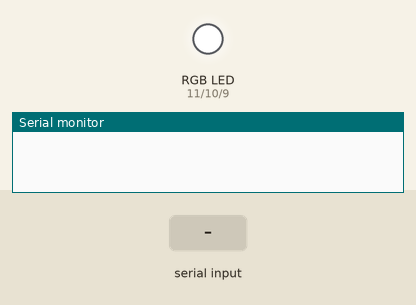
This sketch was run on a simulated Arduino Uno, built with avr-gcc and run on an emulated ATmega328P. Shown: an RGB LED mixed from three pins (HIGH = lit), the last lines printed to the serial monitor. Inputs (shaded band) come from the test bench.

Above: at 1.2 s.
1.3 s: "R90\n" received over Serial
At 1.9 s:
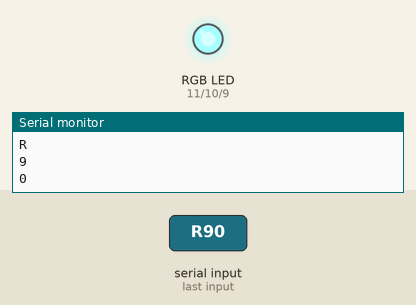
2.8 s: "G90\n" received over Serial
At 3.1 s:
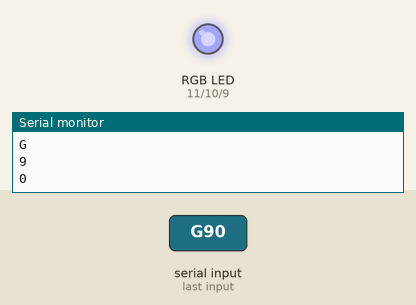
4.3 s: "R,45\n" received over Serial
At 5.3 s:
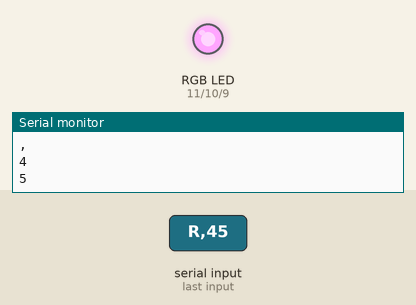
5.8 s: "B90\n" received over Serial
At 6.6 s:
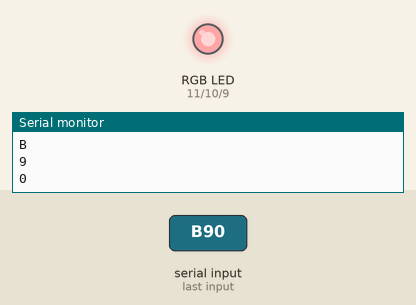
7.3 s: "G,45\n" received over Serial
At 7.6 s:
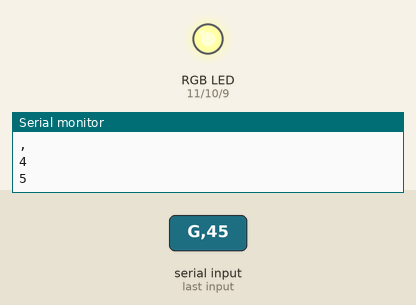
8.8 s: "B,45\n" received over Serial
At 10.0 s:
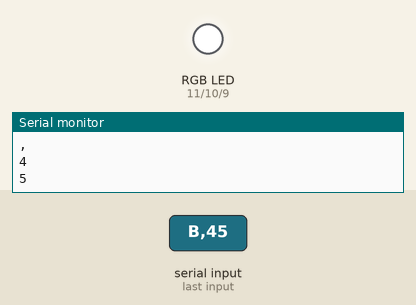
Timing chart, 0 to 11.3 s (numbered marks = the images above; inputs shaded):
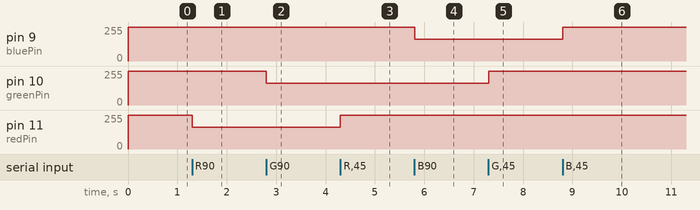

The sketch:

BT_CONTROL_RGB.ino
```cpp
#define max_char 12
char message[max_char];    // stores you message
char r_char;               // reads each character
byte index = 0;            // defines the position into your array
int i;

int redPin = 11;     // Red RGB pin -> D11
int greenPin = 10;   // Green RGB pin -> D10
int bluePin = 9;     // Blue RGB pin -> D9

int redValue = 255;     // Red RGB pin -> D11
int greenValue = 255;   // Green RGB pin -> D10
int blueValue = 255;     // Blue RGB pin -> D9

String redTempValue;     // Red RGB pin -> D11
String greenTempValue;   // Green RGB pin -> D10
String blueTempValue;     // Blue RGB pin -> D9

int flag = 0;
char currentColor;

void setup() {
  pinMode(redPin,OUTPUT);
  pinMode(bluePin,OUTPUT);
  pinMode(greenPin, OUTPUT);
  // initialize serial communication at 9600 bits per second:
  Serial.begin(9600);
}

void loop() {
  //while is reading the message
  while(Serial.available() > 0){
    flag = 0;
    //the message can have up to 12 characters
    if(index < (max_char-1)){
      r_char = Serial.read();      // Reads a character
      message[index] = r_char;     // Stores the character in message array
      if(r_char=='R'){
         currentColor = 'R';
         redTempValue = "";
      }
      else if(r_char=='G'){
         currentColor = 'G';
         greenTempValue = "";
      }
      else if(r_char=='B'){
         currentColor = 'B';
         blueTempValue = "";
      }
      if(currentColor == 'R' && r_char!='R'){
         redTempValue += r_char;
      }
      else if(currentColor == 'G' && r_char!='G'){
         greenTempValue += r_char;
      }
      else if(currentColor == 'B' && r_char!='B'){
         blueTempValue += r_char;
      }
      index++;                     // Increment position
      message[index] = '\0';       // Delete the last position
   }

 }

 if(flag == 0){
   analogWrite(redPin, 255-redTempValue.toInt());
   analogWrite(greenPin, 255-greenTempValue.toInt());
   analogWrite(bluePin, 255-blueTempValue.toInt());
   /*Serial.print('R');
   Serial.println(redTempValue);
   Serial.print('G');
   Serial.println(greenTempValue);
   Serial.print('B');
   Serial.println(blueTempValue);
   Serial.print("MESSAGE ");*/
   Serial.println(message);
   flag=1;
       for(i=0; i<12; i++){
      message[i] = '\0';
    }
    //resests the index
    index=0;
 }

}
```

Measured:
- after the input at 1.3 s, pin 11 (redPin): 255/255 → 165/255 at once
- after the input at 2.8 s, pin 10 (greenPin): 255/255 → 165/255 at once
- after the input at 4.3 s, pin 11 (redPin): 165/255 → 255/255 at once
- after the input at 5.8 s, pin 9 (bluePin): 255/255 → 165/255 at once
- after the input at 7.3 s, pin 10 (greenPin): 165/255 → 255/255 at once
- after the input at 8.8 s, pin 9 (bluePin): 165/255 → 255/255 at once
